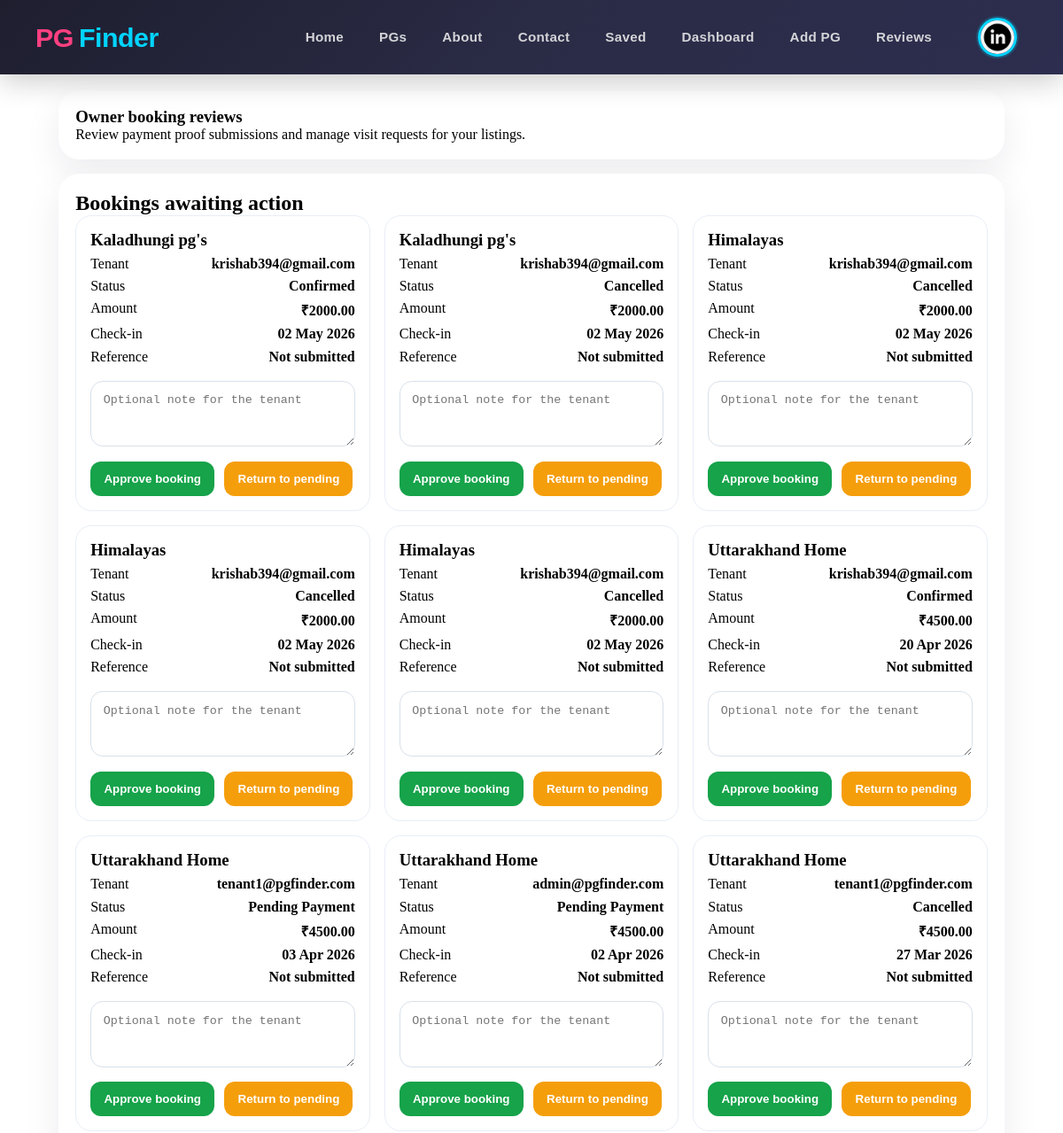
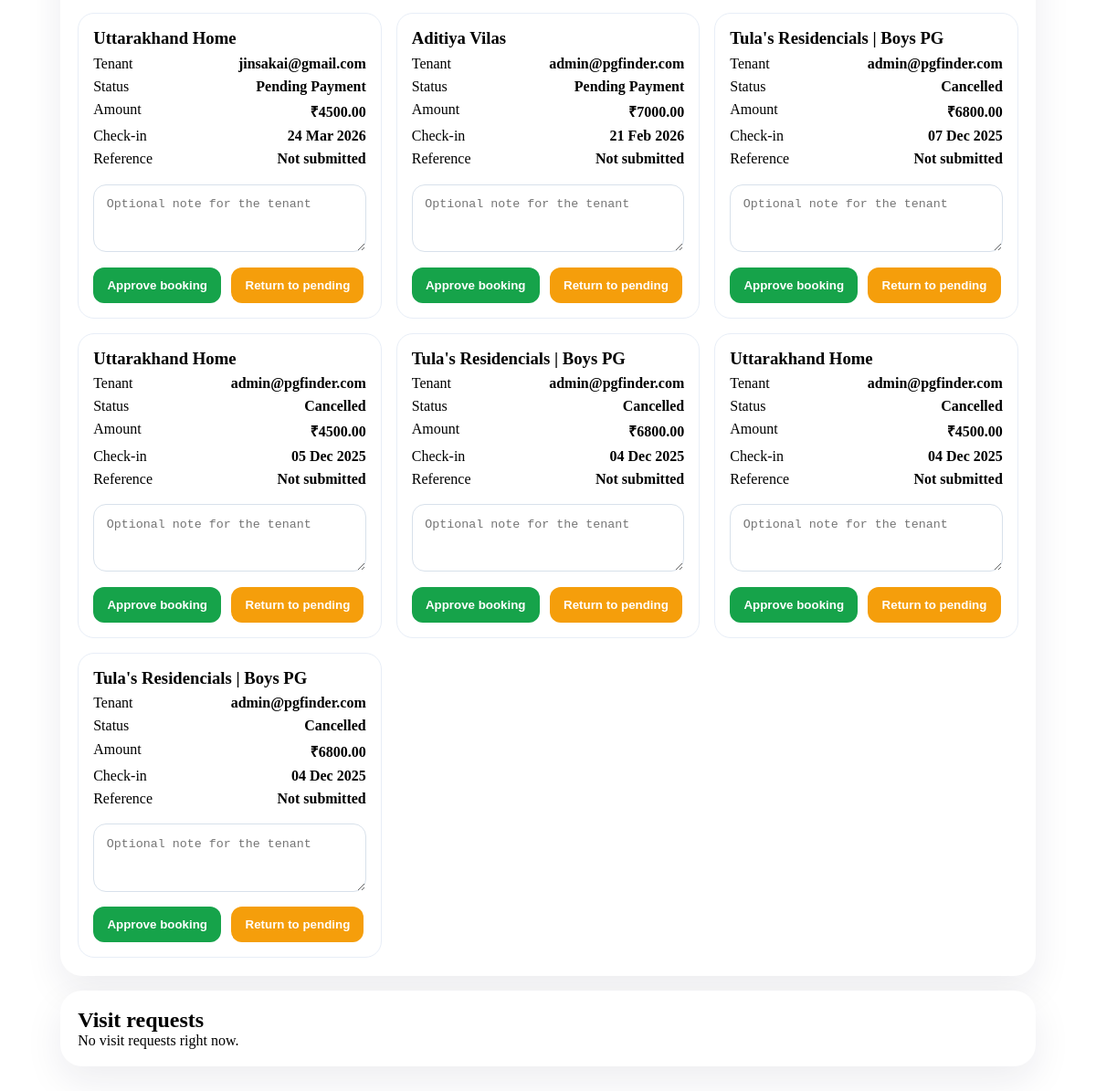
The page /pgs/owner/reviews/ (signed in) on the database its author committed (2 pictures, top to bottom).
### users/models.py (models this page shows, shortened)
class MyUser(AbstractBaseUser):
    email = models.EmailField(
        verbose_name="Email Address",
        max_length=255,
        unique=True,
    )
    username = models.CharField(max_length=50,unique=True)
    first_name = models.CharField(max_length=50)
    last_name = models.CharField(max_length=50)
    gender = models.CharField(max_length=30,blank=True,null=True, choices=[
        ('male','Male'),
        ('female','Female'),
    ])
    date_of_birth = models.DateField(blank=True, null=True)
    phone =  models.CharField(max_length=15,unique=True )
    profile_image = models.ImageField(upload_to='profile_images/', blank=True, null=True)
    is_owner = models.BooleanField(default=False)
    aadhar_card = models.CharField(max_length=20, unique=True, blank=True, null=True)
    address = models.TextField(blank=True, null=True)
    city = models.CharField(max_length=100, blank=True, null=True)
    state = models.CharField(max_length=100, blank=True, null=True)
    pin_code = models.CharField(max_length=10, blank=True, null=True)
    date_joined = models.DateTimeField(auto_now_add=True,blank=True)
    last_login = models.DateTimeField(auto_now_add=True)
    is_admin = models.BooleanField(default=False)
    is_staff = models.BooleanField(default=False)
    is_active = models.BooleanField(default=False)
    is_superadmin = models.BooleanField(default=False)
    objects = MyUserManager()
    USERNAME_FIELD = "email"
    REQUIRED_FIELDS = ["username","first_name", "last_name", "date_of_birth"]

### pgs/models.py (models this page shows, shortened)
class Booking(models.Model):
    STATUS_CHOICES = [
        ("pending", "Pending Payment"),
        ("pending_payment_review", "Pending Payment Review"),
        ("confirmed", "Confirmed"),
        ("cancelled", "Cancelled"),
        ("completed", "Completed"),
    ]
    tenant = models.ForeignKey(Users, on_delete=models.CASCADE, related_name="bookings")
    pg = models.ForeignKey(PgListing, on_delete=models.CASCADE, related_name="bookings")
    booking_date = models.DateTimeField(auto_now_add=True)
    check_in_date = models.DateField()
    check_out_date = models.DateField(blank=True, null=True)
    amount = models.DecimalField(max_digits=10, decimal_places=2)
    status = models.CharField(max_length=30, choices=STATUS_CHOICES, default="pending")
    qr_code = models.ImageField(upload_to="qr_codes/", blank=True, null=True)
    phonepe_upi = models.CharField(max_length=100, blank=True, null=True)
    payment_id = models.CharField(max_length=100, blank=True, null=True)
    payment_reference = models.CharField(max_length=100, blank=True)
    payment_screenshot = models.ImageField(upload_to="payment_screenshots/", blank=True, null=True)
    payment_confirmed_date = models.DateTimeField(blank=True, null=True)
    reviewed_by = models.ForeignKey(
        Users,
        on_delete=models.SET_NULL,
        blank=True,
        null=True,
        related_name="reviewed_bookings",
    )
    review_notes = models.TextField(blank=True)
    created_at = models.DateTimeField(auto_now_add=True)
    updated_at = models.DateTimeField(auto_now=True)
    class Meta:
        ordering = ["-booking_date"]

class PgListing(models.Model):
    TYPE_CHOICES = [
        ("boys", "Boys"),
        ("girls", "Girls"),
        ("coed", "Coed"),
        ("family", "Family"),
    ]
    SHARING_CHOICES = [
        ("single", "Single"),
        ("double", "Double"),
        ("triple", "Triple"),
        ("quad", "Quad"),
    ]
    FURNISHING_CHOICES = [
        ("fully_furnished", "Fully Furnished"),
        ("semi_furnished", "Semi Furnished"),
        ("unfurnished", "Unfurnished"),
    ]
    owner = models.ForeignKey(Users, on_delete=models.CASCADE, related_name="pg_listings")
    title = models.CharField(max_length=100)
    slug = models.SlugField(max_length=200, unique=True)
    description = models.TextField()
    address = models.CharField(max_length=255)
    city = models.CharField(max_length=100)
    state = models.CharField(max_length=100)
    pin_code = models.CharField(max_length=10)
    latitude = models.DecimalField(max_digits=9, decimal_places=6, null=True, blank=True, help_text="Latitude coordinate")
    longitude = models.DecimalField(max_digits=9, decimal_places=6, null=True, blank=True, help_text="Longitude coordinate")
    price_per_month = models.DecimalField(max_digits=10, decimal_places=2)
    security_deposit = models.DecimalField(max_digits=10, decimal_places=2, default=0)
    available_from = models.DateField()
    is_available = models.BooleanField(default=True)
    type_of_pg = models.CharField(max_length=20, blank=True, null=True, choices=TYPE_CHOICES)
    amenities = models.TextField(help_text="Comma-separated list of amenities", blank=True, null=True)
    preferred_tenants = models.CharField(
        max_length=255,
        blank=True,
        help_text="Comma-separated preferred tenant types",
    )
    furnishing_status = models.CharField(
        max_length=30,
        choices=FURNISHING_CHOICES,
        default="fully_furnished",
    )
    food_available = models.BooleanField(default=False)
    parking_available = models.BooleanField(default=False)
    wifi_available = models.BooleanField(default=False)
    rules_or_restrictions = models.TextField(blank=True)
    sharing_type = models.CharField(max_length=20, choices=SHARING_CHOICES)
    created_at = models.DateTimeField(auto_now_add=True)
    updated_at = models.DateTimeField(auto_now=True)
    class Meta:
        ordering = ["-created_at"]

### pgs/views.py (the view)
# urls.py: path("owner/reviews/", views.owner_booking_reviews, name="owner_booking_reviews"),
@login_required(login_url="user_login")
def owner_booking_reviews(request):
    if not (request.user.is_owner or request.user.is_staff):
        messages.error(request, "You do not have access to booking reviews.")
        return redirect("home")
    filters = Q(pg__owner=request.user) if request.user.is_owner and not request.user.is_staff else Q()
    bookings = Booking.objects.filter(filters).select_related("tenant", "pg", "reviewed_by")
    visit_requests = VisitRequest.objects.filter(filters).select_related("user", "pg")
    return render(
        request,
        "pgs/owner_booking_reviews.html",
        {"bookings": bookings, "visit_requests": visit_requests},
    )

### templates/pgs/owner_booking_reviews.html (shortened to what this page needs)
{% extends "base.html" %}
{% block content %}
<section class="review-shell">
  <section class="section">
    <h1>Owner booking reviews</h1>
    <p>Review payment proof submissions and manage visit requests for your listings.</p>
  </section>
  <section class="section">
    <h2>Bookings awaiting action</h2>
    {% if bookings %}
      <div class="cards">
        {% for booking in bookings %}
          <article class="card">
            <h3>{{ booking.pg.title }}</h3>
            <div class="row"><span>Tenant</span><strong>{{ booking.tenant.email }}</strong></div>
            <div class="row"><span>Status</span><strong>{{ booking.get_status_display }}</strong></div>
            <div class="row"><span>Amount</span><strong>₹{{ booking.amount }}</strong></div>
            <div class="row"><span>Check-in</span><strong>{{ booking.check_in_date|date:"d M Y" }}</strong></div>
            <div class="row"><span>Reference</span><strong>{{ booking.payment_reference|default:"Not submitted" }}</strong></div>
            <form method="post" action="{% url 'review_booking' booking.id %}">
              <textarea name="review_notes" rows="3" placeholder="Optional note for the tenant">{{ booking.review_notes }}</textarea>
              <div class="actions">
                <button class="approve" type="submit" name="action" value="approve">Approve booking</button>
                <button class="reject" type="submit" name="action" value="reject">Return to pending</button>
              </div>
            </form>
          </article>
        {% endfor %}
      </div>
    {% else %}
      <p>No bookings to review right now.</p>
    {% endif %}
  </section>
  <section class="section">
    <h2>Visit requests</h2>
    {% if visit_requests %}
      <div class="cards">
        {% for visit_request in visit_requests %}
          <article class="card">
            <h3>{{ visit_request.pg.title }}</h3>
            <div class="row"><span>User</span><strong>{{ visit_request.user.email }}</strong></div>
            <div class="row"><span>Status</span><strong>{{ visit_request.get_status_display }}</strong></div>
            <div class="row"><span>Date</span><strong>{{ visit_request.preferred_date|date:"d M Y" }}</strong></div>
            <div class="row"><span>Notes</span><strong>{{ visit_request.notes|default:"No notes" }}</strong></div>
            <form method="post" action="{% url 'review_visit_request' visit_request.id %}">
              {% csrf_token %}
              <div class="actions">
                <button class="approve" type="submit" name="action" value="confirm">Confirm visit</button>
                <button class="secondary" type="submit" name="action" value="cancel">Cancel visit</button>
              </div>
            </form>
          </article>
        {% endfor %}
      </div>
    {% else %}
      <p>No visit requests right now.</p>
    {% endif %}
  </section>
</section>
{% endblock %}

### templates/includes/nav.html (shortened to what this page needs)
{% load static %}
<nav class="navbar">
  <a class="logo" href="{% url 'home' %}">
    <div class="logo"> <span>PG</span>Finder</div>
  </a>
  <ul class="nav-links">
    {% if user.is_authenticated %}
      <li><a href="{% url 'home'%}">Home</a></li>
      <li><a href="{% url 'pgs' %}">PGs</a></li>
      <li><a href="{% url 'about' %}">About</a></li>
      <li><a href="{% url 'contact' %}">Contact</a></li>
      <li><a href="{% url 'saved_pg_list' %}">Saved</a></li>
      {% if user.is_owner or user.is_staff %}
        <li><a href="{% url 'owner_dashboard' %}">Dashboard</a></li>
          <li><a href="{% url 'pg_register' %}">Add PG</a></li>
        <li><a href="{% url 'owner_booking_reviews' %}">Reviews</a></li>
      {% endif %}
      <li class="user-profile">
        <div class="profile-container" id="profileToggle">
          {% if user.profile_image %}
            <img src="{{ user.profile_image.url }}" alt="Profile" class="profile-img">
          {% else %}
            <img src="{% static 'images/user.png' %}" alt="Profile" class="profile-img">
          {% endif %}
        </div>
      </li>
    {% else %}
      <li><a href="{% url 'about' %}">About</a></li>
      <li><a href="{%url 'user_login'%}">Login</a></li>
      <li><a href="{%url 'signup'%}">Signup</a></li>
    {% endif %}
  </ul>
</nav>

### static/css/nav.css (style rules this page uses)
* { margin: 0; padding: 0; box-sizing: border-box; }
html { margin: 0; padding: 0; }
body { margin: 0; padding: 0; padding-top: 70px; }
.navbar { background: linear-gradient(135deg, #1e1e2f 0%, #2a2b45 50%, #2d2e4f 100%); color: white; display: flex; justify-content: space-between; align-items: center; padding: 12px 40px; font-family: 'Poppins', sans-serif; position: fixed; top: 0; left: 0; right: 0; width: 100%; z-index: 1000; box-shadow: 0 8px 32px rgba(0, 0, 0, 0.2); backdrop-filter: blur(10px); min-height: 70px; }
.logo { font-size: 1.9rem; font-weight: 800; color: #00d4ff; text-decoration: none; display: flex; align-items: center; gap: 6px; transition: all 0.3s ease; letter-spacing: -0.5px; }
.logo span { color: #ff4081; font-weight: 800; }
.nav-links { list-style: none; display: flex; gap: 40px; align-items: center; }
.nav-links a { text-decoration: none; color: #d4d4d8; font-size: 0.95rem; font-weight: 600; transition: all 0.3s ease; position: relative; letter-spacing: 0.3px; }
.nav-links a::after { content: ''; position: absolute; bottom: -8px; left: 0; width: 0; height: 3px; background: linear-gradient(135deg, #00d4ff, #0099cc); transition: width 0.3s ease; border-radius: 3px; }
.user-profile { list-style: none; margin-left: auto; position: relative; }
.profile-container { display: flex; flex-direction: column; align-items: center; gap: 6px; cursor: pointer; transition: all 0.3s ease; padding: 8px 12px; border-radius: 12px; }
.profile-img { width: 44px; height: 44px; border-radius: 50%; object-fit: cover; border: 3px solid #00d4ff; transition: all 0.3s ease; box-shadow: 0 0 0 2px rgba(0, 212, 255, 0.2); }

### templates/base.html (style rules this page uses)
html, body { max-width: 100vw !important; overflow-x: hidden !important; }

### templates/pgs/owner_booking_reviews.html (style rules this page uses)
.review-shell { max-width: 1100px; margin: 2rem auto; padding: 0 1rem 3rem; }
.section { background:white; border-radius:24px; box-shadow:0 16px 42px rgba(30,31,61,0.08); padding:1.2rem; margin-bottom:1rem; }
.cards { display:grid; grid-template-columns: repeat(auto-fit, minmax(300px, 1fr)); gap:1rem; }
.card { border:1px solid #e8eef7; border-radius:18px; padding:1rem; }
.row { display:flex; justify-content:space-between; gap:.7rem; margin:.45rem 0; }
textarea { width:100%; border:1px solid #d8e1eb; border-radius:14px; padding:.85rem; margin-top:.7rem; }
.actions { display:flex; gap:.7rem; flex-wrap:wrap; margin-top:.8rem; }
.actions button { border:none; border-radius:12px; padding:.75rem .95rem; font-weight:700; }
.approve { background:#16a34a; color:white; }
.reject { background:#f59e0b; color:white; }

### rows shown on the page
MyUser: profile_image (picture)
Booking: pg "Kaladhungi pg's", tenant.email "krishab394@gmail.com", status "Confirmed", amount "2000.00", check_in_date "02 May 2026", payment_reference "Not submitted"
Booking: pg "Kaladhungi pg's", tenant.email "krishab394@gmail.com", status "Cancelled", amount "2000.00", check_in_date "02 May 2026", payment_reference "Not submitted"
Booking: pg "Himalayas", tenant.email "krishab394@gmail.com", status "Cancelled", amount "2000.00", check_in_date "02 May 2026", payment_reference "Not submitted"
Booking: pg "Himalayas", tenant.email "krishab394@gmail.com", status "Cancelled", amount "2000.00", check_in_date "02 May 2026", payment_reference "Not submitted"
Booking: pg "Himalayas", tenant.email "krishab394@gmail.com", status "Cancelled", amount "2000.00", check_in_date "02 May 2026", payment_reference "Not submitted"
Booking: pg "Uttarakhand Home", tenant.email "krishab394@gmail.com", status "Confirmed", amount "4500.00", check_in_date "20 Apr 2026", payment_reference "Not submitted"
Booking: pg "Uttarakhand Home", tenant.email "tenant1@pgfinder.com", status "Pending Payment", amount "4500.00", check_in_date "03 Apr 2026", payment_reference "Not submitted"
Booking: pg "Uttarakhand Home", tenant.email "admin@pgfinder.com", status "Pending Payment", amount "4500.00", check_in_date "02 Apr 2026", payment_reference "Not submitted"
Booking: pg "Uttarakhand Home", tenant.email "tenant1@pgfinder.com", status "Cancelled", amount "4500.00", check_in_date "27 Mar 2026", payment_reference "Not submitted"
Booking: pg "Uttarakhand Home", tenant.email "jinsakai@gmail.com", status "Pending Payment", amount "4500.00", check_in_date "24 Mar 2026", payment_reference "Not submitted"
Booking: pg "Aditiya Vilas", tenant.email "admin@pgfinder.com", status "Pending Payment", amount "7000.00", check_in_date "21 Feb 2026", payment_reference "Not submitted"
Booking: pg "Tula's Residencials | Boys PG", tenant.email "admin@pgfinder.com", status "Cancelled", amount "6800.00", check_in_date "07 Dec 2025", payment_reference "Not submitted"
Booking: pg "Uttarakhand Home", tenant.email "admin@pgfinder.com", status "Cancelled", amount "4500.00", check_in_date "05 Dec 2025", payment_reference "Not submitted"
Booking: pg "Tula's Residencials | Boys PG", tenant.email "admin@pgfinder.com", status "Cancelled", amount "6800.00", check_in_date "04 Dec 2025", payment_reference "Not submitted"
Booking: pg "Uttarakhand Home", tenant.email "admin@pgfinder.com", status "Cancelled", amount "4500.00", check_in_date "04 Dec 2025", payment_reference "Not submitted"
Booking: pg "Tula's Residencials | Boys PG", tenant.email "admin@pgfinder.com", status "Cancelled", amount "6800.00", check_in_date "04 Dec 2025", payment_reference "Not submitted"
